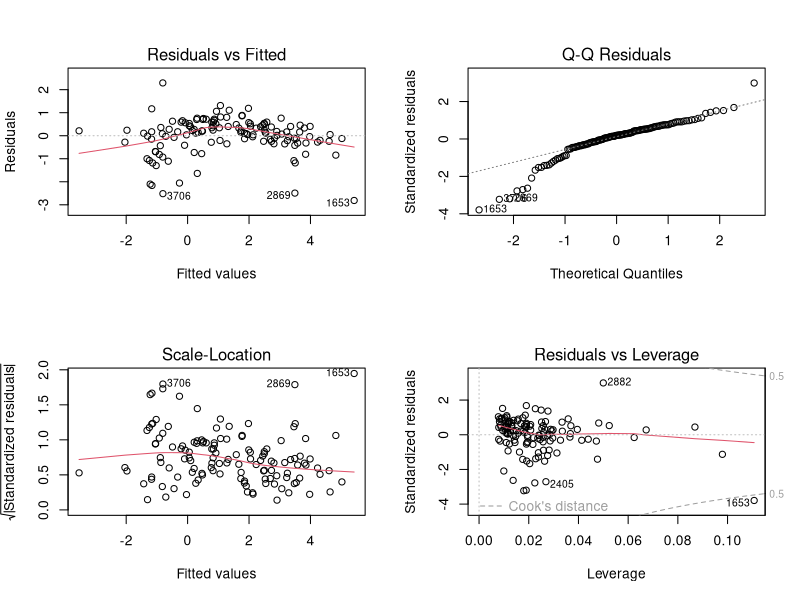

Write the R code that produced this figure.
## ---- chunk 1
countries <- read.csv("data/country_stats.csv", check.names = F)
countries_2010 <- countries[countries$Year == 2010,]

# Show n
sum(!is.na(countries_2010$`GDP per capita (US dollars)`) & !is.na(countries_2010$`Emissions per capita (metric tons of carbon dioxide)`))

# Display model
lm1 <- summary(lm(`Emissions per capita (metric tons of carbon dioxide)` ~ log2(`GDP per capita (US dollars)`), countries_2010))
## ---- chunk 2
lm1 <- lm(log2(`Emissions per capita (metric tons of carbon dioxide)`) ~ log2(`Supply per capita (gigajoules)`) + 
            log2(`Tourist/visitor arrivals (thousands)`), 
          countries_2010[countries_2010$`Emissions per capita (metric tons of carbon dioxide)` > 0,])

summary(lm1)
## ---- chunk 3
par(mfrow=c(2,2))
plot(lm1)
## ---- chunk 4
round(predict(lm1, newdata=countries_2010[countries_2010$Country=="Uganda",], 
        interval = c("confidence"), level = 0.90), 3)
round(predict(lm1, newdata=countries_2010[countries_2010$Country=="Uganda",], 
        interval = c("prediction"), level = 0.90), 3)
